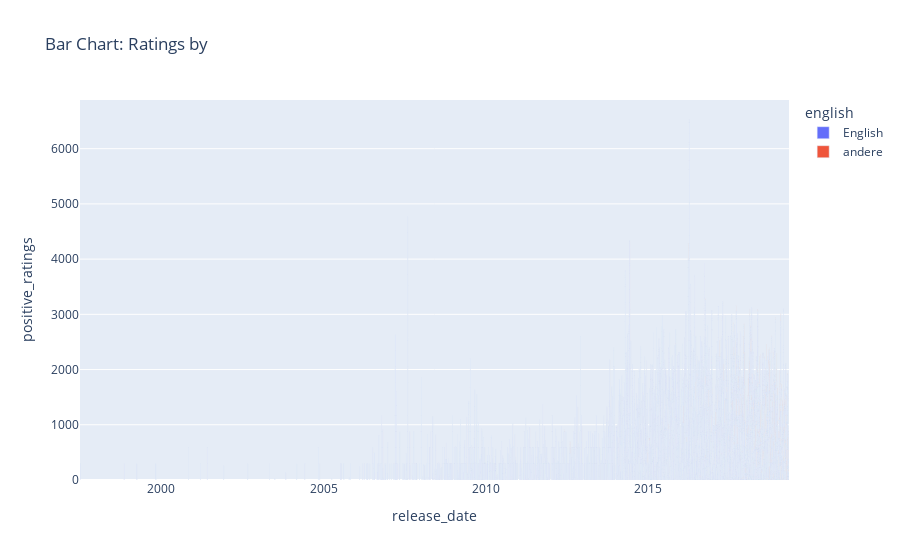

The cell this chart's notebook holds for it:
### Code cell
px.bar(df_unique, x="release_date", y="positive_ratings", title="Bar Chart: Ratings by", color='english')
# HIER SIND FARBEN ABER DU MUSST EINEN BEREICH MIT DER MAUSAUSSUCHEN UND DANN KANNST DU SEHEN WELCHE ENGLISH UND WELCHE NICHT SIND BSPW, MUSST ABERS SCHON COLOR DEFINIERN

### Figure 1 — Plotly figure (JSON) as saved in the notebook; plotly's stock layout.template omitted (floating-point values rounded to 4 significant figures; data arrays with more than 128 entries replaced by an {"elided": "..."} marker saying what was removed)
{"data": [{"alignmentgroup": "True", "hovertemplate": "english=English<br>release_date=%{x}<br>positive_ratings=%{y}<extra></extra>", "legendgroup": "English", "marker": {"color": "#636efa", "pattern": {"shape": ""}}, "name": "English", "offsetgroup": "English", "orientation": "v", "showlegend": true, "textposition": "auto", "type": "bar", "x": {"elided": "25297 str values"}, "xaxis": "x", "y": {"elided": "25297 float values"}, "yaxis": "y"}, {"alignmentgroup": "True", "hovertemplate": "english=andere<br>release_date=%{x}<br>positive_ratings=%{y}<extra></extra>", "legendgroup": "andere", "marker": {"color": "#EF553B", "pattern": {"shape": ""}}, "name": "andere", "offsetgroup": "andere", "orientation": "v", "showlegend": true, "textposition": "auto", "type": "bar", "x": {"elided": "452 str values"}, "xaxis": "x", "y": {"elided": "452 float values"}, "yaxis": "y"}], "layout": {"barmode": "relative", "legend": {"title": {"text": "english"}, "tracegroupgap": 0}, "title": {"text": "Bar Chart: Ratings by"}, "xaxis": {"anchor": "y", "domain": [0, 1], "title": {"text": "release_date"}}, "yaxis": {"anchor": "x", "domain": [0, 1], "title": {"text": "positive_ratings"}}}}
